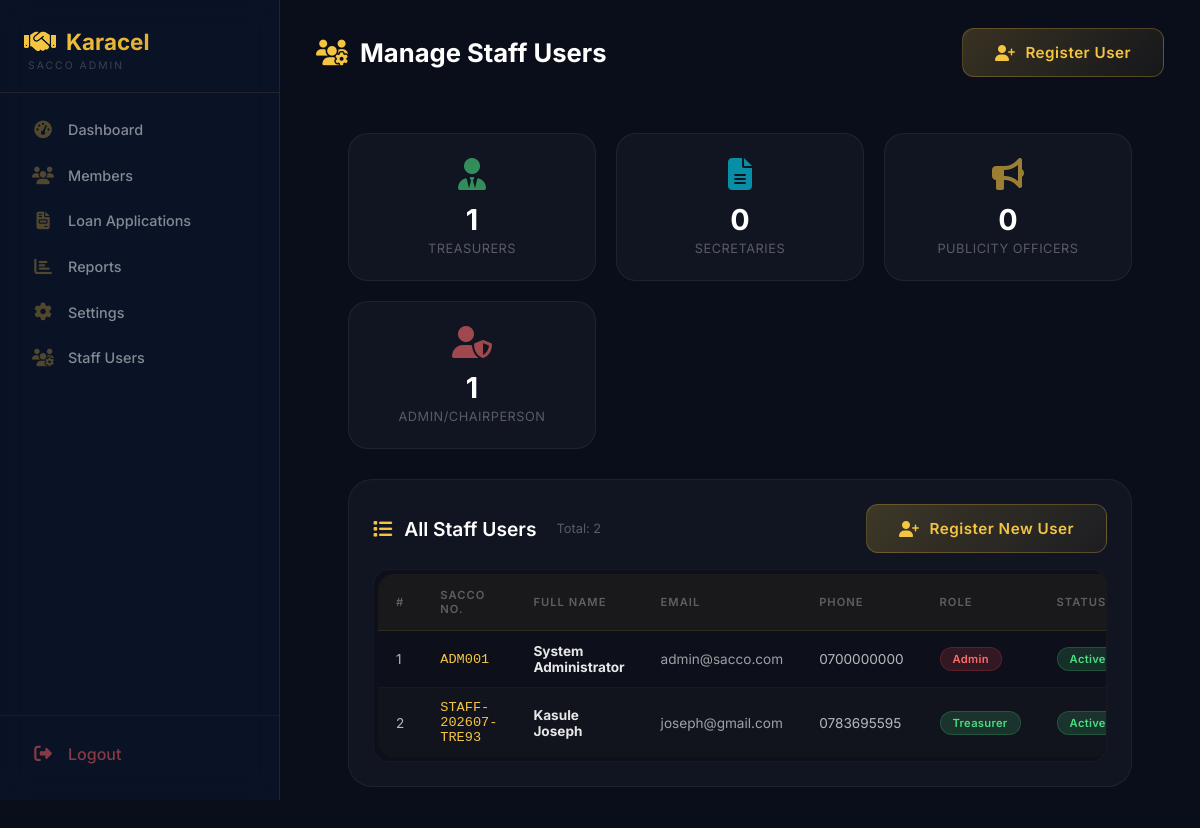
Before: /admin/users/manage (signed in) with the older database file.
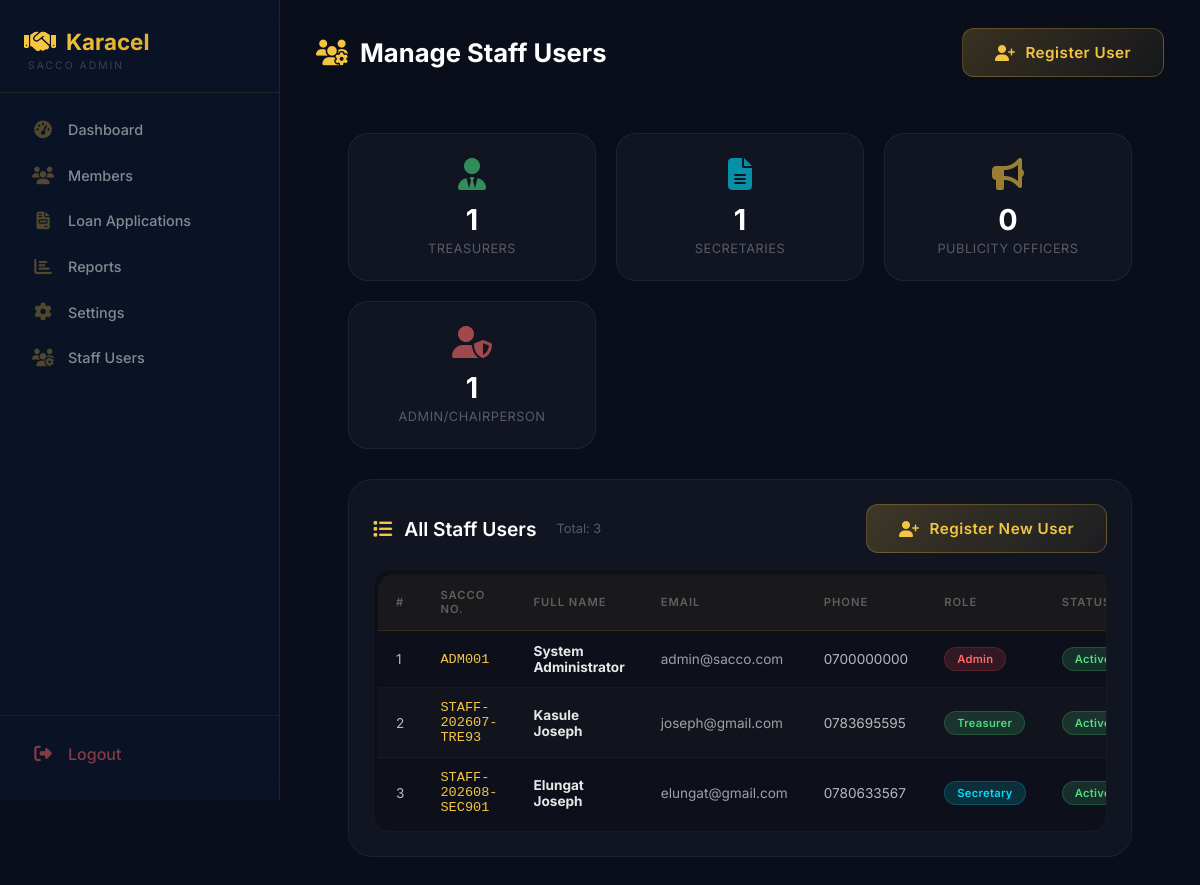
After: the same page with the newer database file.
### tables this page shows
CREATE TABLE users (
        id INTEGER PRIMARY KEY AUTOINCREMENT,
        full_name TEXT NOT NULL,
        gender TEXT,
        dob TEXT,
        sacco_number TEXT UNIQUE NOT NULL,
        email TEXT,
        phone TEXT,
        address TEXT,
        password TEXT NOT NULL,
        role TEXT DEFAULT 'member',
        status TEXT DEFAULT 'active',
        savings_balance REAL DEFAULT 0,
        next_of_kin_name TEXT,
        relationship TEXT,
        next_of_kin_phone TEXT,
        registration_date TIMESTAMP DEFAULT CURRENT_TIMESTAMP
    );

### app.py (the view)
@app.route("/admin/users/manage")
def admin_manage_users():
    if session.get("role") not in ["admin", "chairperson"]:
        flash('Access denied. Only Admin or Chairperson can manage users.', 'danger')
        return redirect("/login")
    db = get_db()
    staff_users = db.execute("""
        SELECT * FROM users
        WHERE LOWER(role) IN ('admin', 'chairperson', 'treasurer', 'secretary', 'publicity')
        ORDER BY
            CASE
                WHEN LOWER(role) = 'admin' THEN 1
                WHEN LOWER(role) = 'chairperson' THEN 2
                WHEN LOWER(role) = 'treasurer' THEN 3
                WHEN LOWER(role) = 'secretary' THEN 4
                WHEN LOWER(role) = 'publicity' THEN 5
            END,
            full_name
    """).fetchall()
    staff_counts = {
        'treasurer': db.execute("SELECT COUNT(*) FROM users WHERE LOWER(role) = 'treasurer'").fetchone()[0],
        'secretary': db.execute("SELECT COUNT(*) FROM users WHERE LOWER(role) = 'secretary'").fetchone()[0],
        'publicity': db.execute("SELECT COUNT(*) FROM users WHERE LOWER(role) = 'publicity'").fetchone()[0],
        'admin': db.execute("SELECT COUNT(*) FROM users WHERE LOWER(role) IN ('admin', 'chairperson')").fetchone()[0]
    }
    db.close()
    return render_template(
        "admin/manage-users.html",
        staff_users=staff_users,
        staff_counts=staff_counts
    )

### app.py (called while the page is built)
def get_db():
    conn = sqlite3.connect("sacco.db")
    conn.row_factory = sqlite3.Row
    return conn

### templates/admin/manage-users.html (shortened to what this page needs)
{% extends "admin/admin-base.html" %}
{% block content %}
<div class="app-bar">
    <div class="app-bar-left">
        <h2><i class="fas fa-users-cog"></i> Manage Staff Users</h2>
    </div>
    <div class="app-bar-right">
        <a href="{{ url_for('admin_register_user') }}" class="btn-primary">
            <i class="fas fa-user-plus"></i> Register User
        </a>
    </div>
</div>
<div style="padding: 24px 32px 40px;">
    <div class="admin-stats">
        <div class="stat-box">
            <i class="fas fa-user-tie" style="color: #4ade80;"></i>
            <h3>{{ staff_counts.treasurer }}</h3>
            <p>Treasurers</p>
        </div>
        <div class="stat-box">
            <i class="fas fa-file-alt" style="color: #00e0ff;"></i>
            <h3>{{ staff_counts.secretary }}</h3>
            <p>Secretaries</p>
        </div>
        <div class="stat-box">
            <i class="fas fa-bullhorn" style="color: #f5c542;"></i>
            <h3>{{ staff_counts.publicity }}</h3>
            <p>Publicity Officers</p>
        </div>
        <div class="stat-box">
            <i class="fas fa-user-shield" style="color: #ff6b6b;"></i>
            <h3>{{ staff_counts.admin }}</h3>
            <p>Admin/Chairperson</p>
        </div>
    </div>
    <div class="action-card">
        <div style="display:flex; justify-content:space-between; align-items:center; flex-wrap:wrap; gap:12px; margin-bottom:16px;">
            <div class="action-title" style="margin-bottom:0;">
                <i class="fas fa-list"></i> All Staff Users
                <span style="color: rgba(255,255,255,0.3); font-size: 0.8rem; font-weight: normal; margin-left: 8px;">
                    Total: {{ staff_users|length }}
                </span>
            </div>
            <a href="{{ url_for('admin_register_user') }}" class="btn-primary">
                <i class="fas fa-user-plus"></i> Register New User
            </a>
        </div>
        <div class="table-wrapper">
            <table class="styled-table" id="staffUsersTable">
                <thead>
                    <tr>
                        <th>#</th>
                        <th>SACCO No.</th>
                        <th>Full Name</th>
                        <th>Email</th>
                        <th>Phone</th>
                        <th>Role</th>
                        <th>Status</th>
                    </tr>
                </thead>
                <tbody>
                    {% if staff_users %}
                        {% for user in staff_users %}
                        <tr>
                            <td>{{ loop.index }}</td>
                            <td class="mono" style="color:#f5c542; font-family: monospace;">{{ user.sacco_number }}</td>
                            <td><strong>{{ user.full_name }}</strong></td>
                            <td style="color: rgba(255,255,255,0.6);">{{ user.email }}</td>
                            <td>{{ user.phone or '-' }}</td>
                            <td>
                                <span class="badge
                                    {% if user.role == 'admin' %}danger
                                    {% elif user.role == 'chairperson' %}warning
                                    {% elif user.role == 'treasurer' %}success
                                    {% elif user.role == 'secretary' %}info
                                    {% elif user.role == 'publicity' %}primary
                                    {% endif %}">
                                    {{ user.role|title }}
                                </span>
                            </td>
                            <td>
                                {% if user.status == 'active' %}
                                    <span class="badge success">Active</span>
                                {% elif user.status == 'inactive' %}
                                    <span class="badge danger">Inactive</span>
                                {% else %}
                                    <span class="badge warning">{{ user.status|title }}</span>
                                {% endif %}
                            </td>
                        </tr>
                        {% endfor %}
                    {% endif %}
                </tbody>
            </table>
        </div>
    </div>
</div>
{% endblock %}

### templates/admin/admin-base.html (shortened to what this page needs)
<!DOCTYPE html>
<html lang="en">
<head>
    <link rel="stylesheet" href="https://cdnjs.cloudflare.com/ajax/libs/font-awesome/6.4.0/css/all.min.css">
    <link rel="stylesheet" href="{{ url_for('static', filename='admin_dashboard.css') }}">
    <link rel="stylesheet" href="{{ url_for('static', filename='admin-users.css') }}">
    <link rel="stylesheet" href="{{ url_for('static', filename='style.css') }}">
</head>
<body>
<div class="admin-wrapper">
    <aside class="admin-sidebar">
        <div class="admin-sidebar-logo">
            <h2>
                <i class="fas fa-handshake"></i>
                <span>Karacel</span>
            </h2>
            <p>SACCO Admin</p>
        </div>
        <div class="admin-sidebar-nav">
            <a href="{{ url_for('admin_dashboard') }}#dashboard" class="admin-nav-item" data-panel="dashboard">
                <i class="fas fa-tachometer-alt"></i>
                <span>Dashboard</span>
            </a>
            <a href="{{ url_for('admin_dashboard') }}#members" class="admin-nav-item" data-panel="members">
                <i class="fas fa-users"></i>
                <span>Members</span>
            </a>
            <a href="{{ url_for('admin_dashboard') }}#loan_applications" class="admin-nav-item" data-panel="loan_applications">
                <i class="fas fa-file-invoice"></i>
                <span>Loan Applications</span>
            </a>
            <a href="{{ url_for('admin_dashboard') }}#reports" class="admin-nav-item" data-panel="reports">
                <i class="fas fa-chart-bar"></i>
                <span>Reports</span>
            </a>
            <a href="{{ url_for('admin_dashboard') }}#settings" class="admin-nav-item" data-panel="settings">
                <i class="fas fa-cog"></i>
                <span>Settings</span>
            </a>
            <a href="{{ url_for('admin_manage_users') }}" class="admin-nav-item">
                <i class="fas fa-users-cog"></i>
                <span>Staff Users</span>
            </a>
        </div>
        <div class="sidebar-footer">
            <a href="{{ url_for('logout') }}" class="logout-sidebar">
                <i class="fas fa-sign-out-alt"></i>
                <span>Logout</span>
            </a>
        </div>
    </aside>
    <main class="admin-main-content">
        {% block content %}
        {% endblock %}
    </main>
</div>
</body>
</html>

### static/style.css (style rules this page uses)
.app-bar-left { display: flex; align-items: center; gap: 16px; }
.app-bar-right { display: flex; align-items: center; gap: 14px; flex-wrap: wrap; }

Changed rows visible on the page:
added users: sacco_number "STAFF-202608-SEC901", full_name "Elungat Joseph", email "elungat@gmail.com", phone "0780633567", role "Secretary", status "Active"
Other visible differences:
{{ staff_counts.secretary }}: "0" → "1"
{{ staff_users|length }}: "2" → "3"
